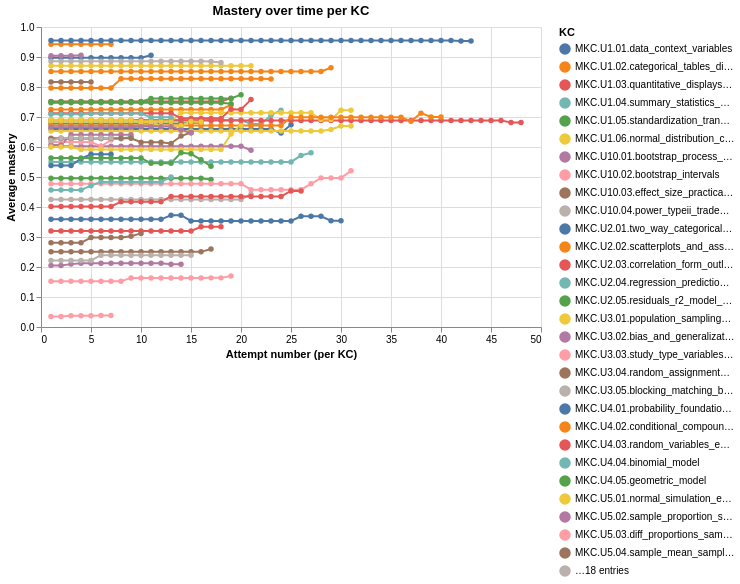

Notebook code for this chart:
### Markdown cell above
## KC progress

### Code cell
mkc_data = mkc_data.sort_values(['student_id', 'modeling_kc_id', 'order_id'])
mkc_data['kc_attempt'] = (
    mkc_data
    .groupby(['student_id', 'modeling_kc_id'])
    .cumcount() + 1
)
# Then average across students for each KC at each attempt number
mastery_over_time = (
    mkc_data
    .groupby(['kc_attempt', 'modeling_kc_id'])['state_predictions']
    .mean()
    .reset_index()
    .rename(columns={'state_predictions': 'avg_mastery'})
)
kc_selection = alt.selection_point(fields=['modeling_kc_id'], bind='legend')

alt.Chart(mastery_over_time).mark_line(point=True).encode(
    x=alt.X('kc_attempt:Q', title='Attempt number (per KC)'),
    y=alt.Y('avg_mastery:Q', title='Average mastery', scale=alt.Scale(domain=[0, 1])),
    color=alt.Color('modeling_kc_id:N', legend=alt.Legend(title='KC')),
    opacity=alt.condition(kc_selection, alt.value(1), alt.value(0.1)),
    tooltip=[
        alt.Tooltip('modeling_kc_id:N', title='KC'),
        alt.Tooltip('kc_attempt:Q', title='Attempt'),
        alt.Tooltip('avg_mastery:Q', title='Avg mastery', format='.3f')
    ]
).add_params(kc_selection).properties(
    title='Mastery over time per KC',
    width=500, height=300
)

### Figure 1 — Vega-Lite specification as saved in the notebook (floating-point values rounded to 4 significant figures; data arrays with more than 128 entries replaced by an {"elided": "..."} marker saying what was removed)
{"config": {"view": {"continuousWidth": 300, "continuousHeight": 300}}, "data": {"name": "data-781ffe1e9a3bf5498d855b7fcddfb8a9"}, "mark": {"type": "line", "point": true}, "encoding": {"color": {"field": "modeling_kc_id", "legend": {"title": "KC"}, "type": "nominal"}, "opacity": {"condition": {"param": "param_e07f95e798d08f2f", "value": 1}, "value": 0.1}, "tooltip": [{"field": "modeling_kc_id", "title": "KC", "type": "nominal"}, {"field": "kc_attempt", "title": "Attempt", "type": "quantitative"}, {"field": "avg_mastery", "format": ".3f", "title": "Avg mastery", "type": "quantitative"}], "x": {"field": "kc_attempt", "title": "Attempt number (per KC)", "type": "quantitative"}, "y": {"field": "avg_mastery", "scale": {"domain": [0, 1]}, "title": "Average mastery", "type": "quantitative"}}, "height": 300, "params": [{"name": "param_e07f95e798d08f2f", "select": {"type": "point", "fields": ["modeling_kc_id"]}, "bind": "legend"}], "title": "Mastery over time per KC", "width": 500, "$schema": "https://vega.github.io/schema/vega-lite/v6.4.1.json", "datasets": {"data-781ffe1e9a3bf5498d855b7fcddfb8a9": {"elided": "895 records"}}}
